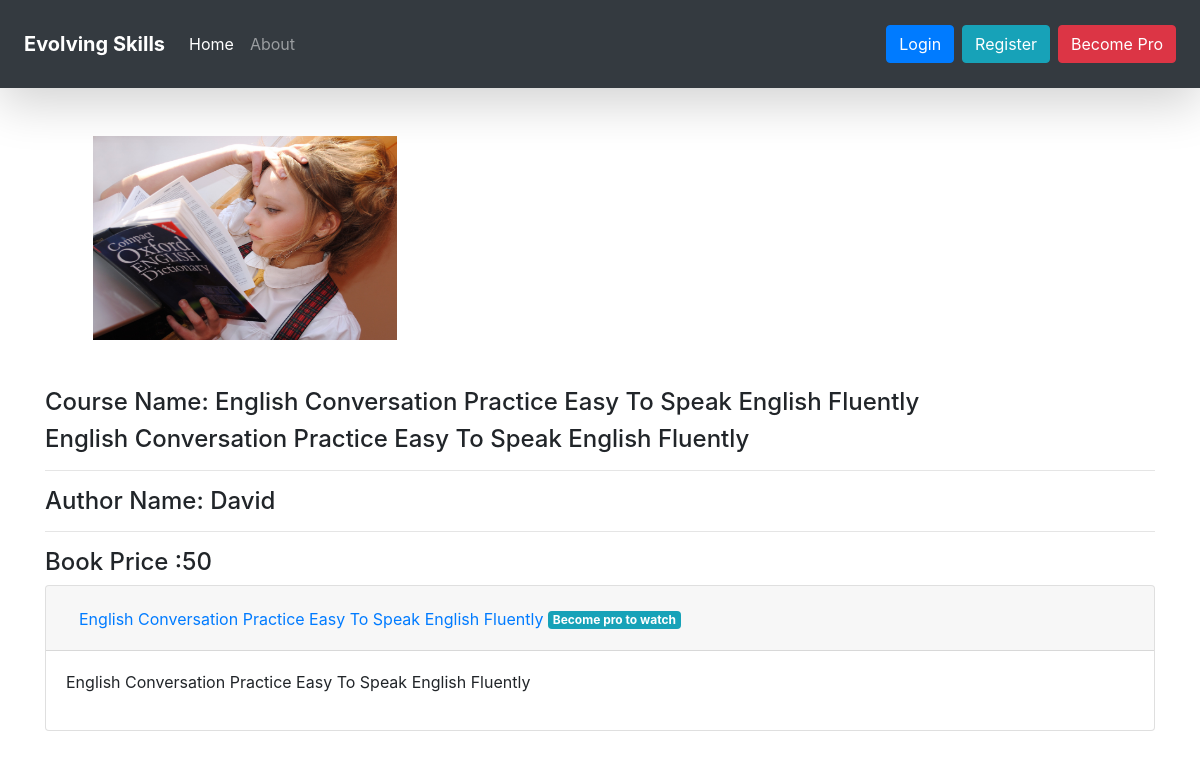
The app's page /course/english-conversation-practice-easy-to-speak-english-fluently with its own data.
### home/models.py (models this page shows, shortened)
class Course(models.Model):
    course_name = models.CharField(max_length=100)
    course_description = RichTextField()
    is_premium = models.BooleanField(default=False)
    course_image = models.ImageField(upload_to="course")
    slug = models.SlugField(blank=True)
    Book_author_name = models.CharField(max_length=250, null=True, blank=True)
    Book_price = models.IntegerField(null = True)

class CourseModule(models.Model):
    course = models.ForeignKey(Course , on_delete=models.CASCADE)
    course_module_name = models.CharField(max_length=100)
    course_description =RichTextField()
    video_url = models.URLField(max_length=200)
    can_view = models.BooleanField(default=False)

### home/views.py (the view)
# urls.py: path('course/<slug>' ,view_course , name="course"),
def view_course(request,slug):
    course = Course.objects.filter(slug =slug).first()
    course_modules = CourseModule.objects.filter(course=course)
    context = {'course':course , 'course_modules':course_modules}
    return render(request, 'course.html' , context)

### home/templates/course.html (shortened to what this page needs)
{% extends "base.html" %}
{% block start %}
<div class="container">
    <img src="/media/{{course.course_image}}" class="card-img-top p-5 img-fluid img-centered img-responsive" style="height:300px;width:400px">
    <h4> Course Name: {{course.course_name}}</h4>
    <h4>  {{course.course_description | safe}}</h4>
    <hr>
     <h4>Author Name: {{course.Book_author_name }}</h4>
      <hr>
     <h4> Book Price :{{course.Book_price}}</h4>
        {% for course_module in course_modules %}
    <div class="accordion" id="accordion-{{forloop.counter}}">
        <div class="card">
          <div class="card-header" id="headingOne">
            <h2 class="mb-0">
              <button class="btn btn-link" type="button" data-toggle="collapse"
              data-target="#collapse-{{forloop.counter}}" aria-expanded="true" aria-controls="collapseOne">
               {{course_module.course_module_name}}
               {% if course_module.can_view %}
               <span class="badge badge-success">Can Watch</span>
               {% else %}
               <span class="badge badge-info">Become pro to watch</span>
                {% endif %}
              </button>
            </h2>
          </div>
          <div id="collapse-{{forloop.counter}}" class="collapse show"
          aria-labelledby="headingOne" data-parent="#accordion-{{forloop.counter}}">
            <div class="card-body">
                {{course_module.course_description|safe}}
            </div>
          </div>
        </div>
    </div>
        {% endfor %}
</div>
{% endblock %}

### records on screen
Course: course_image (picture), course_name "English Conversation Practice Easy To Speak English Fluently", course_description "English Conversation Practice Easy To Speak English Fluently", Book_author_name "David", Book_price "50"
CourseModule: course_module_name "English Conversation Practice Easy To Speak English Fluently", can_view "Become pro to watch", course_description "English Conversation Practice Easy To Speak English Fluently"
